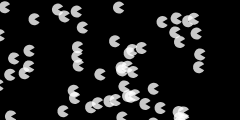
Frame 1 (no input)
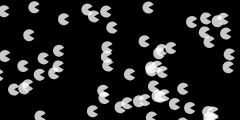
Frame 60 (no input)
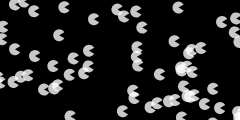
Frame 120 (the mouse pressed at the canvas centre since frame 60)

The p5.js sketch that drew these frames (run headless with seeded random() and noise() and a simulated clock; from frame 60 on, the mouse is pressed at the canvas centre):

// p5.js sketch
// ── sketch.js
  
var x = [];

function setup() {
  createCanvas(240, 120);
  noStroke();
  fill(255, 200);
  for (var i = 0; i < 3000; i++) {
    x[i] = random(-1000, 200);
  }
}

function draw() {
  background(0);
  for (var i = 0; i < x.length; i++) {
    x[i] += 0.5;
    var y = i * 0.4;
    arc(x[i], y, 12, 12, 0.52, 5.76);
  }
}
